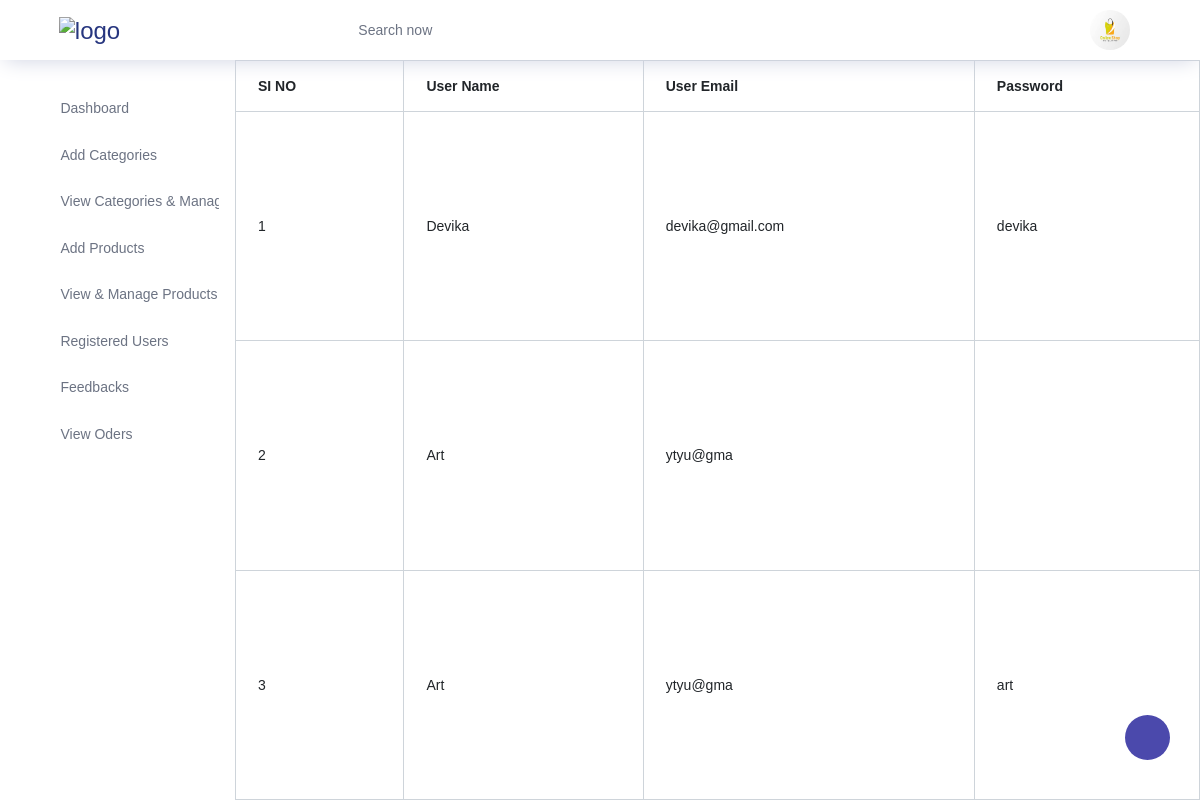
/registeredusers, run on the app's committed database.
### UserApp/models.py (models this page shows)
class Registrationtable(models.Model):
    UserName=models.CharField(max_length=20,default='')
    Email=models.EmailField()
    Password=models.CharField(max_length=10,default='')

### AdminApp/views.py (the view)
# urls.py: path('registeredusers',views.registeredusers,name='registeredusers'),
def registeredusers(request):
   data=Registrationtable.objects.all()
   return render(request,'registeredusers.html',{'data':data})

### AdminApp/templates/registeredusers.html
{% extends 'index.html' %}
{% block content %}
<table class="table table-bordered table-hover">
    <thead>
      <tr>
        <th>SI NO</th>
        <th>User Name</th>
        <th>User Email</th>
        <th>Password</th>
      </tr>
    </thead>
    <tbody>
      <tr>
          {% for i in data %}
          <td>
              {{i.id}}
          </td>
          <td>
              {{i.UserName}}
          </td>
          <td>
             {{i.Email}}
          </td>
          <td>
            {{i.Password}}
          </td>
      </tr>
      {% endfor %}
     </tbody>
  </table>
{% endblock %}

### data on the page
Registrationtable: id "1", UserName "Devika", Email "devika@gmail.com", Password "devika"
Registrationtable: id "2", UserName "Art", Email "ytyu@gma"
Registrationtable: id "3", UserName "Art", Email "ytyu@gma", Password "art"
